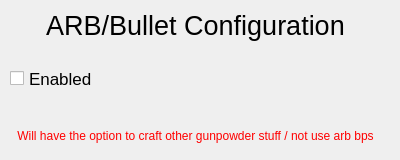
    <widget class="QWidget" name="tab_5">
     <attribute name="title">
      <string>ARB</string>
     </attribute>
     <widget class="QLabel" name="label_38">
      <property name="geometry">
       <rect>
        <x>0</x>
        <y>10</y>
        <width>391</width>
        <height>31</height>
       </rect>
      </property>
      <property name="font">
       <font>
        <pointsize>20</pointsize>
       </font>
      </property>
      <property name="text">
       <string>ARB/Bullet Configuration</string>
      </property>
      <property name="alignment">
       <set>Qt::AlignCenter</set>
      </property>
     </widget>
     <widget class="QLabel" name="label_40">
      <property name="geometry">
       <rect>
        <x>0</x>
        <y>120</y>
        <width>391</width>
        <height>31</height>
       </rect>
      </property>
      <property name="font">
       <font>
        <pointsize>9</pointsize>
       </font>
      </property>
      <property name="styleSheet">
       <string notr="true">color: rgb(255, 0, 0)</string>
      </property>
      <property name="text">
       <string>Will have the option to craft other gunpowder stuff / not use arb bps</string>
      </property>
      <property name="alignment">
       <set>Qt::AlignCenter</set>
      </property>
     </widget>
     <widget class="QCheckBox" name="arb_enabled">
      <property name="geometry">
       <rect>
        <x>10</x>
        <y>70</y>
        <width>141</width>
        <height>17</height>
       </rect>
      </property>
      <property name="font">
       <font>
        <pointsize>13</pointsize>
       </font>
      </property>
      <property name="text">
       <string>Enabled</string>
      </property>
      <property name="checked">
       <bool>false</bool>
      </property>
     </widget>
    </widget>
